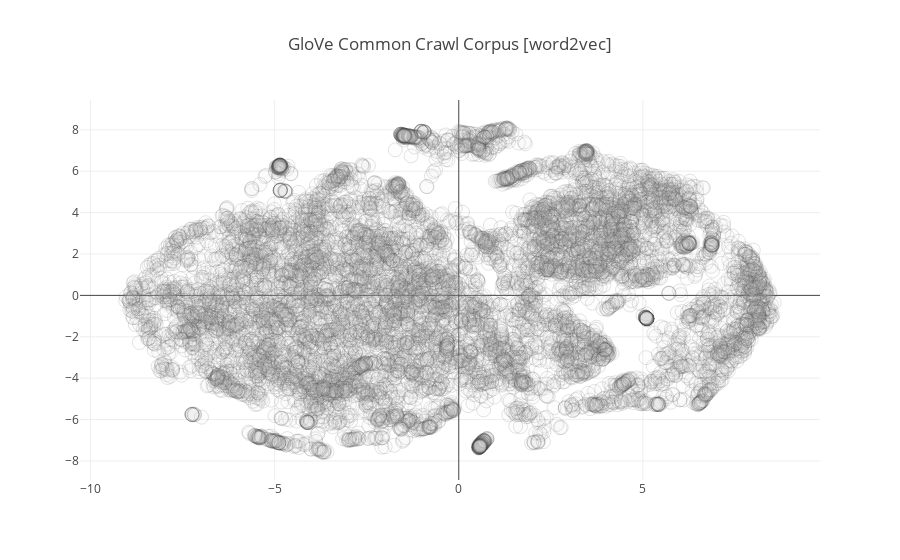

Notebook source saved alongside this figure:
### Markdown cell above
#### 1.4 Visualize model in 2D space

### Code cell
plot_word_embedding(gloVe_X_tsne, gloVe_vocab, "GloVe Common Crawl Corpus [word2vec]", False)

### Figure 1 — Plotly figure (JSON) as saved in the notebook; plotly's stock layout.template omitted (floating-point values rounded to 4 significant figures; data arrays with more than 128 entries replaced by an {"elided": "..."} marker saying what was removed)
{"data": [{"marker": {"color": "rgba(217, 217, 217, 0.14)", "line": {"width": 0.5}, "opacity": 0.3, "size": 14}, "mode": "markers", "text": null, "type": "scatter", "x": {"elided": "10000 float values"}, "y": {"elided": "10000 float values"}}], "layout": {"title": "GloVe Common Crawl Corpus [word2vec]"}}
